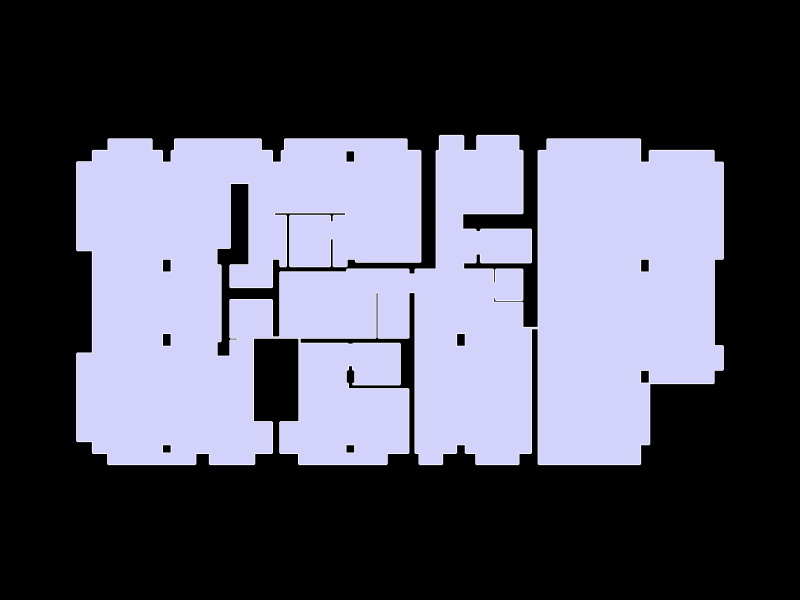

Notebook code cell kept with this figure:
### Markdown cell above
### Show geometry

### Code cell
Topology.Show(floorplan,
              camera=[0,0,6],
              faceColor=[210,210,250],
              faceOpacity=1,
              edgeColor="white",
              edgeWidth=3,
              showVertices=False,
              backgroundColor="black",
              width=800,
              height=600,
              renderer = renderer)

### Figure 1 — Plotly figure (JSON) as saved in the notebook; plotly's stock layout.template omitted (floating-point values rounded to 4 significant figures; data arrays with more than 128 entries replaced by an {"elided": "..."} marker saying what was removed)
{"data": [{"hoverinfo": "text", "legendgroup": "2", "legendrank": 2, "line": {"color": "white", "dash": "solid", "width": 3}, "marker": {"size": 0}, "mode": "lines", "name": "1: Untitled (Edges)", "showlegend": false, "text": "", "type": "scatter3d", "x": {"elided": "726 float values"}, "y": {"elided": "726 float values"}, "z": {"elided": "726 int values"}}, {"cmax": 1, "cmin": 0, "color": "#D2D2FA", "colorscale": [[0, "#440154"], [0.1111, "#482878"], [0.2222, "#3e4989"], [0.3333, "#31688e"], [0.4444, "#26828e"], [0.5556, "#1f9e89"], [0.6667, "#35b779"], [0.7778, "#6ece58"], [0.8889, "#b5de2b"], [1, "#fde725"]], "flatshading": true, "hoverinfo": "text", "hovertext": "", "i": {"elided": "254 int values"}, "j": {"elided": "254 int values"}, "k": {"elided": "254 int values"}, "legendgroup": "3", "legendrank": 3, "lighting": {"facenormalsepsilon": 0}, "name": "1: Untitled (Faces)", "opacity": 1, "showlegend": false, "showscale": false, "text": "", "type": "mesh3d", "x": {"elided": "242 float values"}, "y": {"elided": "242 float values"}, "z": {"elided": "242 int values"}}], "layout": {"autosize": true, "height": 600, "margin": {"b": 40, "l": 40, "r": 40, "t": 40}, "paper_bgcolor": "#000000", "plot_bgcolor": "#000000", "scene": {"aspectmode": "data", "camera": {"center": {"x": 0, "y": 0, "z": 0}, "eye": {"x": 0, "y": 0, "z": 6}, "projection": {"type": "perspective"}, "up": {"x": 0, "y": 1, "z": 0}}, "xaxis": {"visible": false}, "yaxis": {"visible": false}, "zaxis": {"visible": false}}, "showlegend": true, "width": 800, "xaxis": {"showgrid": false, "visible": false, "zeroline": false}, "yaxis": {"showgrid": false, "visible": false, "zeroline": false}}}
